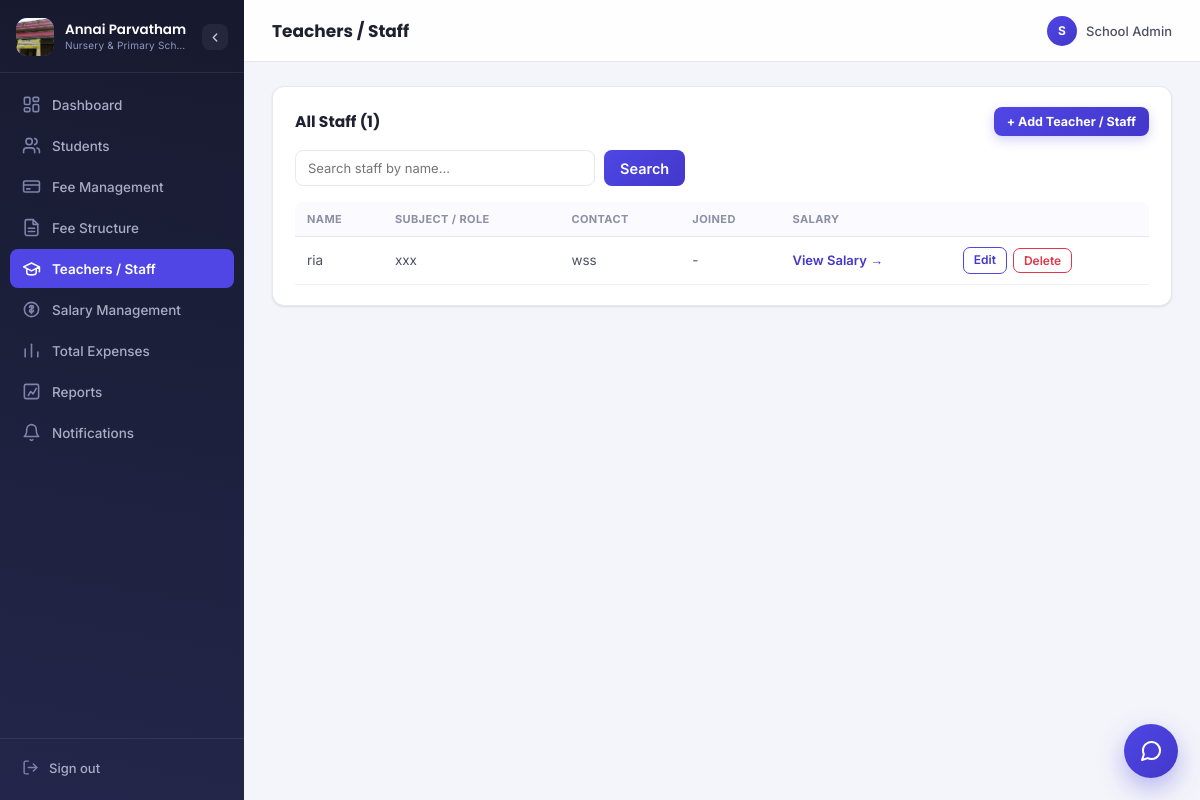
Before: /teachers (signed in) with the older database file.
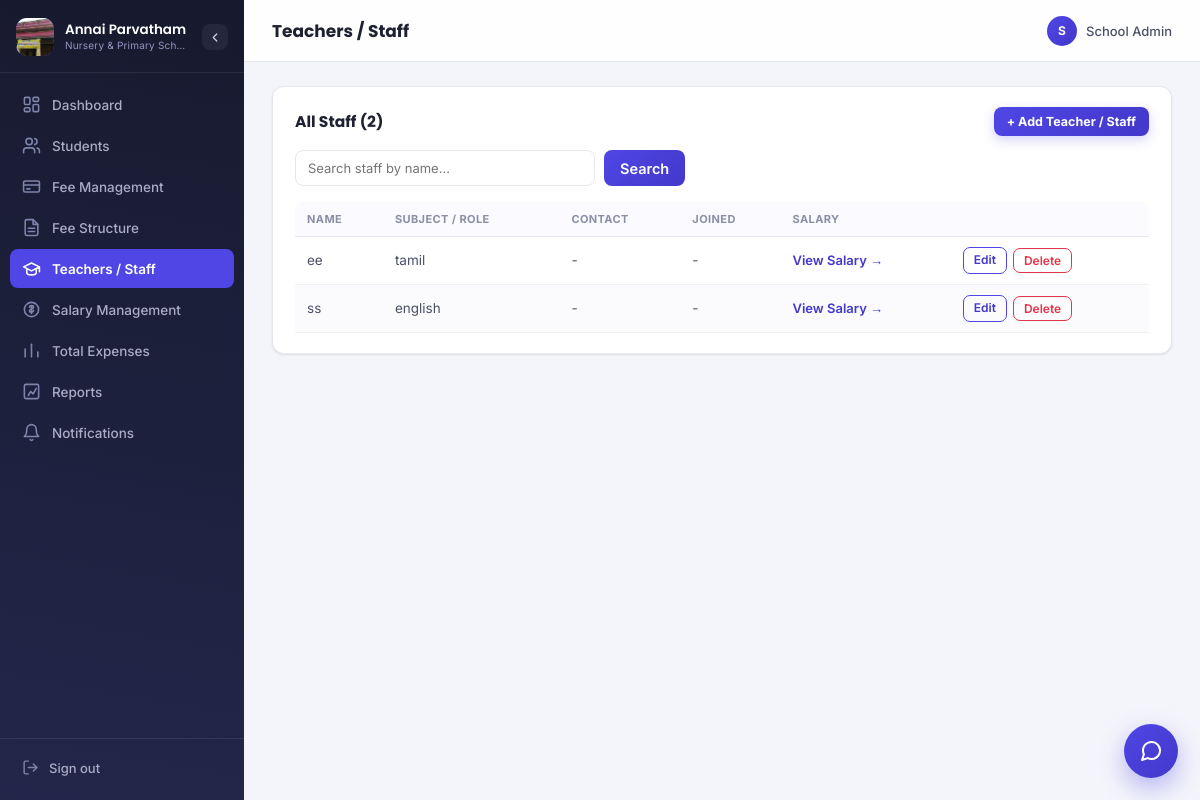
After: the same page with the newer database file.
### models.py (models this page shows)
class Teacher(db.Model):
    id = db.Column(db.Integer, primary_key=True)
    name = db.Column(db.String(120), nullable=False, index=True)
    subject = db.Column(db.String(80))
    contact = db.Column(db.String(20))
    joining_date = db.Column(db.String(20))
    salary = db.relationship("TeacherSalary", backref="teacher", uselist=False, cascade="all, delete-orphan")
    salary_payments = db.relationship("SalaryPayment", backref="teacher", cascade="all, delete-orphan")

### blueprints/teachers.py (the view)
@bp.route("/teachers")
@login_required
def teachers():
    q = request.args.get("q", "").strip()
    query = Teacher.query
    if q:
        query = query.filter(Teacher.name.ilike(f"%{q}%"))
    pagination = paginate(query.order_by(Teacher.name))
    return render_template("teachers.html", teachers=pagination.items, pagination=pagination, q=q)

### helpers.py (called while the page is built)
def login_required(f):
    @wraps(f)
    def wrapper(*args, **kwargs):
        if "admin_id" not in session:
            return redirect(url_for("auth.login"))
        return f(*args, **kwargs)
    return wrapper

def get_page_arg():
    try:
        page = int(request.args.get("page", 1))
    except (TypeError, ValueError):
        page = 1
    return max(page, 1)

def paginate(query, page=None):
    return query.paginate(page=page or get_page_arg(), per_page=PAGE_SIZE, error_out=False)

### templates/teachers.html (shortened to what this page needs)
{% extends "base.html" %}
{% import "_macros.html" as macros %}
{% block header %}Teachers / Staff{% endblock %}
{% block content %}
<div class="panel">
  <div class="panel-head">
    <h3>All Staff ({{ pagination.total if pagination else teachers|length }})</h3>
    <a href="{{ url_for('teachers.add_teacher') }}" class="action-btn small">+ Add Teacher / Staff</a>
  </div>
  <form method="GET" class="search-row">
    <input type="text" name="q" value="{{ q }}" placeholder="Search staff by name...">
    <button type="submit" class="submit-btn small">Search</button>
  </form>
  {% if teachers %}
  <table class="data-table">
    <thead>
      <tr><th>Name</th><th>Subject / Role</th><th>Contact</th><th>Joined</th><th>Salary</th><th></th></tr>
    </thead>
    <tbody>
      {% for t in teachers %}
      <tr>
        <td>{{ t.name }}</td>
        <td>{{ t.subject or '-' }}</td>
        <td>{{ t.contact or '-' }}</td>
        <td>{{ t.joining_date or '-' }}</td>
        <td><a href="{{ url_for('salary.teacher_salary_detail', teacher_id=t.id) }}" class="link-btn">View Salary &rarr;</a></td>
        <td>
          <div class="action-btn-group">
            <a href="{{ url_for('teachers.edit_teacher', teacher_id=t.id) }}" class="edit-btn">Edit</a>
            <form method="POST" action="{{ url_for('teachers.delete_teacher', teacher_id=t.id) }}"
                  onsubmit="return confirm('Remove {{ t.name }} and all salary records? This cannot be undone.');">
              <button type="submit" class="danger-btn">Delete</button>
            </form>
          </div>
        </td>
      </tr>
      {% endfor %}
    </tbody>
  </table>
  {% endif %}
</div>
{% endblock %}

Changed rows visible on the page:
added Teacher: name "ee", subject "tamil", contact "-", joining_date "-"
changed Teacher: name "ria" → "ss"; subject "xxx" → "english"; contact "wss" → "-"
Other visible differences:
{{ pagination.total if pagination else teachers|length }}: "1" → "2"
